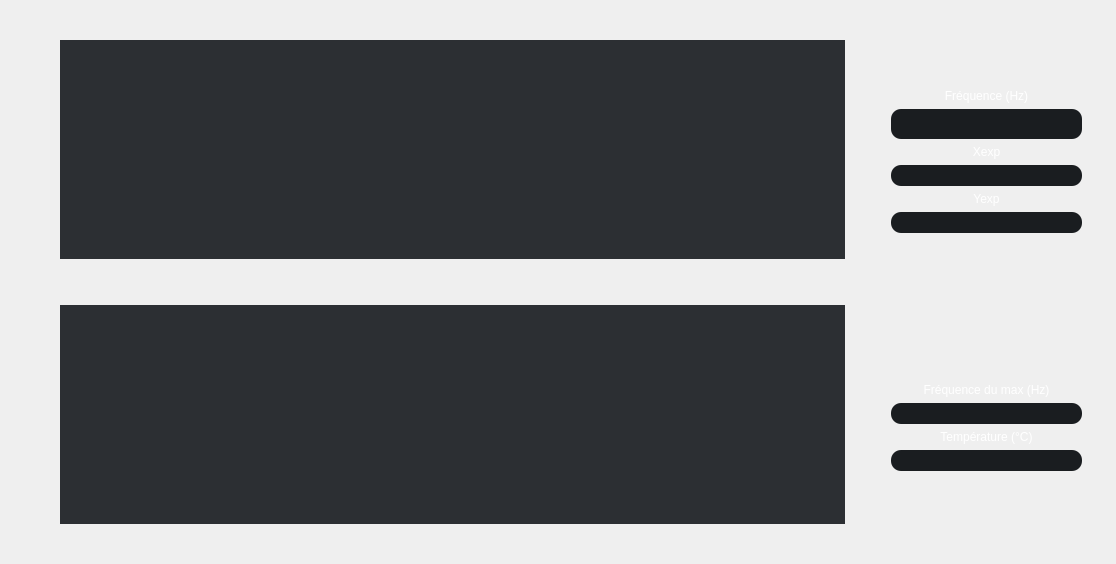
        <widget class="QWidget" name="GrapheXetY">
         <layout class="QGridLayout" name="gridLayout_11">
          <item row="0" column="2">
           <spacer name="horizontalSpacer_10">
            <property name="orientation">
             <enum>Qt::Horizontal</enum>
            </property>
            <property name="sizeType">
             <enum>QSizePolicy::Fixed</enum>
            </property>
            <property name="sizeHint" stdset="0">
             <size>
              <width>40</width>
              <height>23</height>
             </size>
            </property>
           </spacer>
          </item>
          <item row="0" column="0">
           <spacer name="horizontalSpacer_12">
            <property name="orientation">
             <enum>Qt::Horizontal</enum>
            </property>
            <property name="sizeType">
             <enum>QSizePolicy::Fixed</enum>
            </property>
            <property name="sizeHint" stdset="0">
             <size>
              <width>49</width>
              <height>20</height>
             </size>
            </property>
           </spacer>
          </item>
          <item row="0" column="4">
           <spacer name="horizontalSpacer_11">
            <property name="orientation">
             <enum>Qt::Horizontal</enum>
            </property>
            <property name="sizeType">
             <enum>QSizePolicy::Fixed</enum>
            </property>
            <property name="sizeHint" stdset="0">
             <size>
              <width>23</width>
              <height>20</height>
             </size>
            </property>
           </spacer>
          </item>
          <item row="0" column="3">
           <layout class="QGridLayout" name="gridLayout_12">
            <property name="sizeConstraint">
             <enum>QLayout::SetFixedSize</enum>
            </property>
            <item row="6" column="0">
             <widget class="QLineEdit" name="lineEdit_yexp">
              <property name="sizePolicy">
               <sizepolicy hsizetype="MinimumExpanding" vsizetype="Fixed">
                <horstretch>0</horstretch>
                <verstretch>0</verstretch>
               </sizepolicy>
              </property>
              <property name="minimumSize">
               <size>
                <width>99</width>
                <height>21</height>
               </size>
              </property>
              <property name="maximumSize">
               <size>
                <width>300</width>
                <height>16777215</height>
               </size>
              </property>
              <property name="styleSheet">
               <string notr="true">QLineEdit {
	font: 17pt &quot;Lato&quot;;
	color: rgb(255, 255, 255);	
	background-color: #1A1D20;
 	border-radius: 10px;
}</string>
              </property>
              <property name="alignment">
               <set>Qt::AlignCenter</set>
              </property>
              <property name="readOnly">
               <bool>true</bool>
              </property>
             </widget>
            </item>
            <item row="0" column="0">
             <spacer name="verticalSpacer_25">
              <property name="orientation">
               <enum>Qt::Vertical</enum>
              </property>
              <property name="sizeType">
               <enum>QSizePolicy::MinimumExpanding</enum>
              </property>
              <property name="sizeHint" stdset="0">
               <size>
                <width>20</width>
                <height>13</height>
               </size>
              </property>
             </spacer>
            </item>
            <item row="10" column="0">
             <widget class="QLabel" name="label_temp">
              <property name="maximumSize">
               <size>
                <width>300</width>
                <height>16777215</height>
               </size>
              </property>
              <property name="styleSheet">
               <string notr="true">color: rgb(255, 255, 255);
font: 15pt &quot;Lato&quot;;</string>
              </property>
              <property name="text">
               <string>Température (°C)</string>
              </property>
              <property name="alignment">
               <set>Qt::AlignCenter</set>
              </property>
             </widget>
            </item>
            <item row="3" column="0">
             <widget class="QLabel" name="label_xexp">
              <property name="maximumSize">
               <size>
                <width>300</width>
                <height>16777215</height>
               </size>
              </property>
              <property name="styleSheet">
               <string notr="true">color: rgb(255, 255, 255);
font: 15pt &quot;Lato&quot;;</string>
              </property>
              <property name="text">
               <string>Xexp</string>
              </property>
              <property name="alignment">
               <set>Qt::AlignCenter</set>
              </property>
             </widget>
            </item>
            <item row="5" column="0">
             <widget class="QLabel" name="label_yexp">
              <property name="maximumSize">
               <size>
                <width>300</width>
                <height>16777215</height>
               </size>
              </property>
              <property name="styleSheet">
               <string notr="true">color: rgb(255, 255, 255);
font: 15pt &quot;Lato&quot;;</string>
              </property>
              <property name="text">
               <string>Yexp</string>
              </property>
              <property name="alignment">
               <set>Qt::AlignCenter</set>
              </property>
             </widget>
            </item>
            <item row="7" column="0">
             <spacer name="verticalSpacer_23">
              <property name="orientation">
               <enum>Qt::Vertical</enum>
              </property>
              <property name="sizeType">
               <enum>QSizePolicy::MinimumExpanding</enum>
              </property>
              <property name="sizeHint" stdset="0">
               <size>
                <width>20</width>
                <height>144</height>
               </size>
              </property>
             </spacer>
            </item>
            <item row="8" column="0">
             <widget class="QLabel" name="label_freq_max">
              <property name="maximumSize">
               <size>
                <width>300</width>
                <height>16777215</height>
               </size>
              </property>
              <property name="styleSheet">
               <string notr="true">color: rgb(255, 255, 255);
font: 15pt &quot;Lato&quot;;</string>
              </property>
              <property name="text">
               <string>Fréquence du max (Hz)</string>
              </property>
              <property name="alignment">
               <set>Qt::AlignCenter</set>
              </property>
             </widget>
            </item>
            <item row="11" column="0">
             <widget class="QLineEdit" name="lineEdit_temp">
              <property name="sizePolicy">
               <sizepolicy hsizetype="MinimumExpanding" vsizetype="Fixed">
                <horstretch>0</horstretch>
                <verstretch>0</verstretch>
               </sizepolicy>
              </property>
              <property name="minimumSize">
               <size>
                <width>99</width>
                <height>21</height>
               </size>
              </property>
              <property name="maximumSize">
               <size>
                <width>300</width>
                <height>16777215</height>
               </size>
              </property>
              <property name="styleSheet">
               <string notr="true">QLineEdit {
	font: 17pt &quot;Lato&quot;;
	color: rgb(255, 255, 255);	
	background-color: #1A1D20;
 	border-radius: 10px;
}</string>
              </property>
              <property name="alignment">
               <set>Qt::AlignCenter</set>
              </property>
              <property name="readOnly">
               <bool>true</bool>
              </property>
             </widget>
            </item>
            <item row="4" column="0">
             <widget class="QLineEdit" name="lineEdit_xexp">
              <property name="sizePolicy">
               <sizepolicy hsizetype="MinimumExpanding" vsizetype="Fixed">
                <horstretch>0</horstretch>
                <verstretch>0</verstretch>
               </sizepolicy>
              </property>
              <property name="minimumSize">
               <size>
                <width>99</width>
                <height>21</height>
               </size>
              </property>
              <property name="maximumSize">
               <size>
                <width>300</width>
                <height>16777215</height>
               </size>
              </property>
              <property name="styleSheet">
               <string notr="true">QLineEdit {
	font: 17pt &quot;Lato&quot;;
	color: rgb(255, 255, 255);	
	background-color: #1A1D20;
 	border-radius: 10px;
}</string>
              </property>
              <property name="alignment">
               <set>Qt::AlignCenter</set>
              </property>
              <property name="readOnly">
               <bool>true</bool>
              </property>
             </widget>
            </item>
            <item row="1" column="0">
             <widget class="QLabel" name="label_freq_2">
              <property name="maximumSize">
               <size>
                <width>300</width>
                <height>16777215</height>
               </size>
              </property>
              <property name="styleSheet">
               <string notr="true">color: rgb(255, 255, 255);
font: 15pt &quot;Lato&quot;;</string>
              </property>
              <property name="text">
               <string>Fréquence (Hz)</string>
              </property>
              <property name="alignment">
               <set>Qt::AlignCenter</set>
              </property>
             </widget>
            </item>
            <item row="2" column="0">
             <widget class="QLineEdit" name="lineEdit_freq_2">
              <property name="sizePolicy">
               <sizepolicy hsizetype="MinimumExpanding" vsizetype="Fixed">
                <horstretch>0</horstretch>
                <verstretch>0</verstretch>
               </sizepolicy>
              </property>
              <property name="minimumSize">
               <size>
                <width>99</width>
                <height>21</height>
               </size>
              </property>
              <property name="maximumSize">
               <size>
                <width>300</width>
                <height>16777215</height>
               </size>
              </property>
              <property name="font">
               <font>
                <family>Lato</family>
                <pointsize>17</pointsize>
                <weight>50</weight>
                <italic>false</italic>
                <bold>false</bold>
               </font>
              </property>
              <property name="styleSheet">
               <string notr="true">QLineEdit {
	font: 17pt &quot;Lato&quot;;
	color: rgb(255, 255, 255);	
	background-color: #1A1D20;
 	border-radius: 10px;
}</string>
              </property>
              <property name="alignment">
               <set>Qt::AlignCenter</set>
              </property>
              <property name="readOnly">
               <bool>true</bool>
              </property>
             </widget>
            </item>
            <item row="9" column="0">
             <widget class="QLineEdit" name="lineEdit_freq_max">
              <property name="sizePolicy">
               <sizepolicy hsizetype="MinimumExpanding" vsizetype="Fixed">
                <horstretch>0</horstretch>
                <verstretch>0</verstretch>
               </sizepolicy>
              </property>
              <property name="minimumSize">
               <size>
                <width>99</width>
                <height>21</height>
               </size>
              </property>
              <property name="maximumSize">
               <size>
                <width>300</width>
                <height>16777215</height>
               </size>
              </property>
              <property name="styleSheet">
               <string notr="true">QLineEdit {
	font: 17pt &quot;Lato&quot;;
	color: rgb(255, 255, 255);	
	background-color: #1A1D20;
 	border-radius: 10px;
}</string>
              </property>
              <property name="alignment">
               <set>Qt::AlignCenter</set>
              </property>
              <property name="readOnly">
               <bool>true</bool>
              </property>
             </widget>
            </item>
            <item row="12" column="0">
             <spacer name="verticalSpacer_24">
              <property name="orientation">
               <enum>Qt::Vertical</enum>
              </property>
              <property name="sizeType">
               <enum>QSizePolicy::MinimumExpanding</enum>
              </property>
              <property name="sizeHint" stdset="0">
               <size>
                <width>20</width>
                <height>82</height>
               </size>
              </property>
             </spacer>
            </item>
           </layout>
          </item>
          <item row="0" column="1">
           <layout class="QGridLayout" name="gridLayout_13">
            <item row="1" column="0">
             <spacer name="verticalSpacer_26">
              <property name="orientation">
               <enum>Qt::Vertical</enum>
              </property>
              <property name="sizeType">
               <enum>QSizePolicy::Fixed</enum>
              </property>
              <property name="sizeHint" stdset="0">
               <size>
                <width>20</width>
                <height>29</height>
               </size>
              </property>
             </spacer>
            </item>
            <item row="5" column="0">
             <spacer name="verticalSpacer_27">
              <property name="orientation">
               <enum>Qt::Vertical</enum>
              </property>
              <property name="sizeType">
               <enum>QSizePolicy::Fixed</enum>
              </property>
              <property name="sizeHint" stdset="0">
               <size>
                <width>20</width>
                <height>29</height>
               </size>
              </property>
             </spacer>
            </item>
            <item row="2" column="0">
             <widget class="QWidget" name="Graphe_X" native="true">
              <property name="sizePolicy">
               <sizepolicy hsizetype="MinimumExpanding" vsizetype="MinimumExpanding">
                <horstretch>0</horstretch>
                <verstretch>0</verstretch>
               </sizepolicy>
              </property>
              <property name="minimumSize">
               <size>
                <width>785</width>
                <height>219</height>
               </size>
              </property>
              <property name="styleSheet">
               <string notr="true">background-color: #2C2F33;</string>
              </property>
             </widget>
            </item>
            <item row="3" column="0">
             <spacer name="verticalSpacer_22">
              <property name="orientation">
               <enum>Qt::Vertical</enum>
              </property>
              <property name="sizeType">
               <enum>QSizePolicy::Fixed</enum>
              </property>
              <property name="sizeHint" stdset="0">
               <size>
                <width>37</width>
                <height>40</height>
               </size>
              </property>
             </spacer>
            </item>
            <item row="4" column="0">
             <widget class="QWidget" name="Graphe_Y" native="true">
              <property name="sizePolicy">
               <sizepolicy hsizetype="MinimumExpanding" vsizetype="MinimumExpanding">
                <horstretch>0</horstretch>
                <verstretch>0</verstretch>
               </sizepolicy>
              </property>
              <property name="minimumSize">
               <size>
                <width>785</width>
                <height>219</height>
               </size>
              </property>
              <property name="styleSheet">
               <string notr="true">background-color: #2C2F33;</string>
              </property>
             </widget>
            </item>
           </layout>
          </item>
         </layout>
        </widget>
